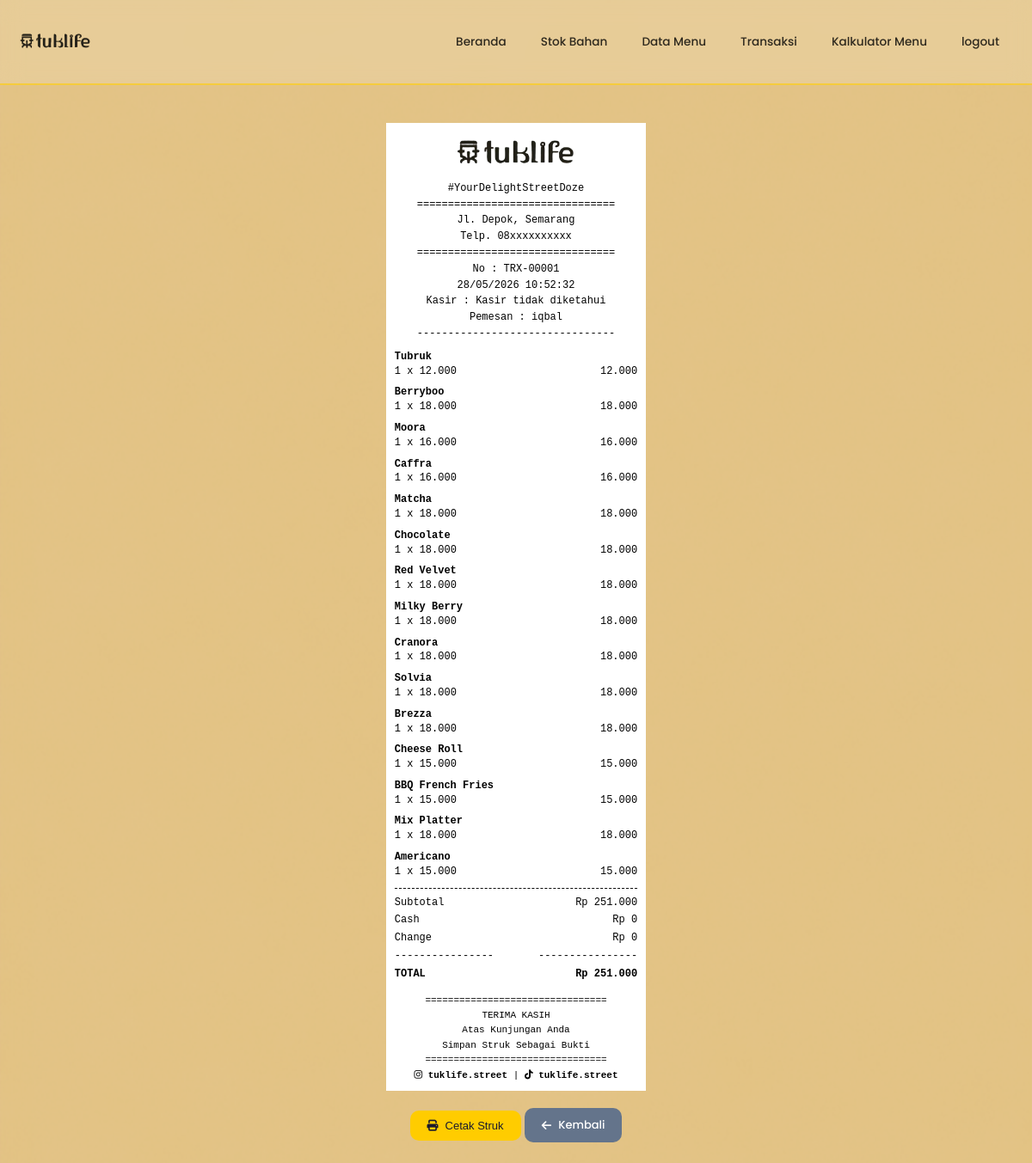
Page /modules/kalkulator/struk.php?id=1 on the committed database.
### tables this page shows
CREATE TABLE `transaksi` (
  `id_transaksi` int NOT NULL,
  `tgl_transaksi` timestamp NULL DEFAULT CURRENT_TIMESTAMP,
  `total` int DEFAULT NULL,
  `nama_pemesan` varchar(150) DEFAULT NULL,
  `cash` int NOT NULL DEFAULT '0',
  `change` int NOT NULL DEFAULT '0'
);

CREATE TABLE `detail_transaksi` (
  `id_detail` int NOT NULL,
  `id_transaksi` int DEFAULT NULL,
  `id_barang` int DEFAULT NULL,
  `jumlah` int DEFAULT NULL
);

CREATE TABLE `barang` (
  `id_barang` int NOT NULL,
  `nama_barang` varchar(100) DEFAULT NULL,
  `harga` int DEFAULT NULL,
  `stok` int DEFAULT '0',
  `tipe` varchar(50) DEFAULT NULL
);

### includes/fungsi.php (called while the page is built, shortened)
<?php
function rupiah($angka) {
    return "Rp " . number_format((float)$angka, 0, ',', '.');
}
?>

### modules/kalkulator/struk.php (the view, shortened to what this page needs)
<?php
require_once '../../config/database.php';
require_once '../../includes/fungsi.php';
$id_transaksi = (int)($_GET['id'] ?? 0);
$qTrans = mysqli_query($conn, "SELECT * FROM transaksi WHERE id_transaksi = $id_transaksi");
$transaksi = mysqli_fetch_assoc($qTrans);
$nama_kasir = $_SESSION['nama_kasir'] ?? 'Kasir tidak diketahui';
$qDetail = mysqli_query($conn,
    "SELECT dt.id_detail, b.nama_barang, b.harga, dt.jumlah, (b.harga * dt.jumlah) AS sub_total
     FROM detail_transaksi dt
     JOIN barang b ON b.id_barang = dt.id_barang
     WHERE dt.id_transaksi = $id_transaksi"
);
require_once '../../includes/header.php';
?>
<!DOCTYPE html>
<html>
<head>
</head>
<body>
<div class="struk-container">
    <div class="struk-header">
        <img src="<?= BASE_URL ?>assets/img/kasir-struk.png" style="width: 90%; height: 50px; object-fit: contain;">
        <p>#YourDelightStreetDoze</p>
        <p>================================</p>
        <p>Jl. Depok, Semarang</p>
        <p>Telp. 08xxxxxxxxxx</p>
        <p>================================</p>
        <p>No : TRX-<?= str_pad($transaksi['id_transaksi'], 5, '0', STR_PAD_LEFT) ?></p>
        <p><?= date('d/m/Y H:i:s', strtotime($transaksi['tgl_transaksi'])) ?></p>
        <p>Kasir : <?= htmlspecialchars($nama_kasir) ?></p>
        <p>Pemesan : <?= htmlspecialchars($transaksi['nama_pemesan'] ?? '-') ?></p>
        <p>--------------------------------</p>
    </div>
    <div class="struk-items">
        <?php while($d = mysqli_fetch_assoc($qDetail)): ?>
            <div class="item-detail">
                <div class="nama-item">
                    <?= htmlspecialchars($d['nama_barang']) ?>
                </div>
                <div class="struk-item">
                    <span>
                        <?= $d['jumlah'] ?> x <?= number_format($d['harga'],0,',','.') ?>
                    </span>
                    <span>
                        <?= number_format($d['sub_total'],0,',','.') ?>
                    </span>
                </div>
            </div>
        <?php endwhile; ?>
    </div>
    <div class="struk-total">
       <div class="struk-item">
    <span>Subtotal</span>
    <span><?= rupiah($transaksi['total']) ?></span>
</div>
<div class="struk-item">
    <span>Cash</span>
    <span><?= rupiah($transaksi['cash']) ?></span>
</div>
<div class="struk-item">
    <span>Change</span>
    <span><?= rupiah($transaksi['change']) ?></span>
</div>
<div class="struk-item">
    <span>----------------</span>
    <span>----------------</span>
</div>
<div class="struk-item">
    <strong>TOTAL</strong>
    <strong><?= rupiah($transaksi['total']) ?></strong>
</div>
    </div>
    <div class="struk-footer">
        <p>================================</p>
        <p>TERIMA KASIH</p>
        <p>Atas Kunjungan Anda</p>
        <p>Simpan Struk Sebagai Bukti</p>
        <p>================================</p>
        <strong><i class="fab fa-instagram"></i> tuklife.street</strong> |
        <strong><i class="fab fa-tiktok"></i> tuklife.street</strong>
    </div>
</div>
<div class="no-print" style="text-align: center; margin-top: 20px;">
    <button onclick="window.print()" class="btn btn-primary">
        <i class="fas fa-print"></i> Cetak Struk
    </button>
    <a href="index.php" class="btn btn-secondary">
        <i class="fas fa-arrow-left"></i> Kembali
    </a>
</div>
<?php include '../../includes/footer.php'; ?>
</body>
</html>

### modules/kalkulator/struk.php (style rules this page uses)
.struk-container { width:80mm; margin:20px auto; background:#fff; color:#000; padding:10px; font-family:"Courier New", monospace; font-size:12px; line-height:1.4; }
.struk-header { text-align:center; }
.struk-header p { margin:2px 0; }
.struk-items { margin-top:10px; }
.item-detail { margin-bottom:8px; }
.nama-item { font-weight:bold; }
.struk-item { display:flex; justify-content:space-between; }
.struk-total { margin-top:10px; border-top:1px dashed #000; padding-top:8px; }
.struk-total .struk-item { margin-bottom:4px; }
.struk-footer { text-align:center; margin-top:15px; font-size:11px; }
.struk-footer p { margin:2px 0; }
.no-print { text-align:center; }

### rows in the picture
transaksi: id_transaksi "00001", tgl_transaksi "28/05/2026 10:52:32", nama_pemesan "iqbal", total "Rp 251.000", cash "Rp 0", change "Rp 0"
detail_transaksi: id_barang.nama_barang "Tubruk", jumlah "1", id_barang.harga "12.000", sub_total "12.000"
detail_transaksi: id_barang.nama_barang "Berryboo", jumlah "1", id_barang.harga "18.000", sub_total "18.000"
detail_transaksi: id_barang.nama_barang "Moora", jumlah "1", id_barang.harga "16.000", sub_total "16.000"
detail_transaksi: id_barang.nama_barang "Caffra", jumlah "1", id_barang.harga "16.000", sub_total "16.000"
detail_transaksi: id_barang.nama_barang "Matcha", jumlah "1", id_barang.harga "18.000", sub_total "18.000"
detail_transaksi: id_barang.nama_barang "Chocolate", jumlah "1", id_barang.harga "18.000", sub_total "18.000"
detail_transaksi: id_barang.nama_barang "Red Velvet", jumlah "1", id_barang.harga "18.000", sub_total "18.000"
detail_transaksi: id_barang.nama_barang "Milky Berry", jumlah "1", id_barang.harga "18.000", sub_total "18.000"
detail_transaksi: id_barang.nama_barang "Cranora", jumlah "1", id_barang.harga "18.000", sub_total "18.000"
detail_transaksi: id_barang.nama_barang "Solvia", jumlah "1", id_barang.harga "18.000", sub_total "18.000"
detail_transaksi: id_barang.nama_barang "Brezza", jumlah "1", id_barang.harga "18.000", sub_total "18.000"
detail_transaksi: id_barang.nama_barang "Cheese Roll", jumlah "1", id_barang.harga "15.000", sub_total "15.000"
detail_transaksi: id_barang.nama_barang "BBQ French Fries", jumlah "1", id_barang.harga "15.000", sub_total "15.000"
detail_transaksi: id_barang.nama_barang "Mix Platter", jumlah "1", id_barang.harga "18.000", sub_total "18.000"
detail_transaksi: id_barang.nama_barang "Americano", jumlah "1", id_barang.harga "15.000", sub_total "15.000"

### other values in the picture
$nama_kasir "Kasir tidak diketahui"
